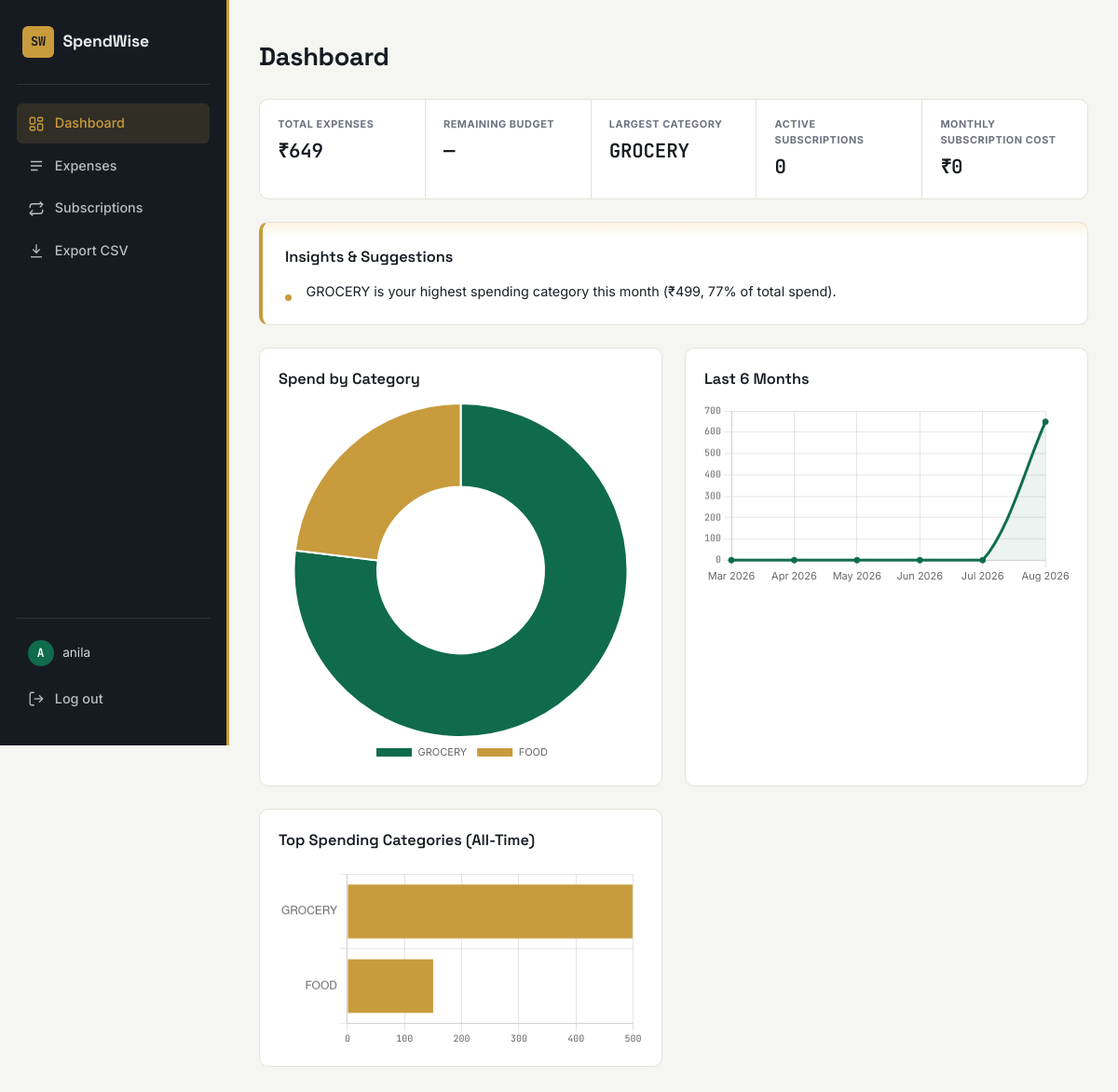
Screenshot of / (signed in) with the database file from the repository.
### app/models.py (models this page shows, shortened)
class User(UserMixin, db.Model):
    id = db.Column(db.Integer, primary_key=True)
    name = db.Column(db.String(100), nullable=False)
    email = db.Column(db.String(150), unique=True, nullable=False)
    password_hash = db.Column(db.String(256), nullable=False)
    categories = db.relationship("Category", backref="user", lazy=True, cascade="all, delete-orphan")
    expenses = db.relationship("Expense", backref="user", lazy=True, cascade="all, delete-orphan")

class Category(db.Model):
    id = db.Column(db.Integer, primary_key=True)
    name = db.Column(db.String(100), nullable=False)
    monthly_budget = db.Column(db.Float, nullable=True)
    user_id = db.Column(db.Integer, db.ForeignKey("user.id"), nullable=False)
    expenses = db.relationship("Expense", backref="category", lazy=True)

### app/routes/dashboard.py (the view, shortened to what this page needs)
@dashboard_bp.route("/")
@login_required
def index():
    today = date.today()
    month_expenses = Expense.query.filter(
        Expense.user_id == current_user.id,
        extract("month", Expense.date) == today.month,
        extract("year", Expense.date) == today.year,
    ).all()
    total_this_month = sum(e.amount for e in month_expenses)
    categories = Category.query.filter_by(user_id=current_user.id).all()
    category_totals = []
    budget_alerts = []
    total_budget = sum(c.monthly_budget for c in categories if c.monthly_budget)
    for cat in categories:
        cat_total = sum(e.amount for e in month_expenses if e.category_id == cat.id)
        if cat_total > 0:
            category_totals.append({"name": cat.name, "total": cat_total})
    trend = []
    for i in range(5, -1, -1):
        m = today.month - i
        y = today.year
        while m <= 0:
            m += 12
            y -= 1
        month_total = sum(
            e.amount
            for e in Expense.query.filter(
                Expense.user_id == current_user.id,
                extract("month", Expense.date) == m,
                extract("year", Expense.date) == y,
            ).all()
        )
        trend.append({"label": f"{month_name[m][:3]} {y}", "total": month_total})
    budget_vs_spend = []
    for cat in categories:
        if cat.monthly_budget:
            cat_total = sum(e.amount for e in month_expenses if e.category_id == cat.id)
            budget_vs_spend.append({"name": cat.name, "spent": cat_total, "budget": cat.monthly_budget})
    all_expenses = Expense.query.filter_by(user_id=current_user.id).all()
    all_time_cat_totals = {}
    for e in all_expenses:
        all_time_cat_totals[e.category_id] = all_time_cat_totals.get(e.category_id, 0) + e.amount
    top_categories = sorted(
        [{"name": c.name, "total": all_time_cat_totals.get(c.id, 0)} for c in categories],
        key=lambda x: x["total"], reverse=True
    )[:5]
    top_categories = [c for c in top_categories if c["total"] > 0]
    recurring = [e for e in all_expenses if e.is_recurring]
    monthly_subscription_cost = sum(_recurring_monthly_equivalent(e) for e in recurring)
    largest_category = max(category_totals, key=lambda c: c["total"])["name"] if category_totals else "—"
    remaining_budget = (total_budget - total_this_month) if total_budget else None
    summary = {
        "total_expenses": total_this_month,
        "total_budget": total_budget,
        "remaining_budget": remaining_budget,
        "largest_category": largest_category,
        "active_subscriptions": len(recurring),
        "monthly_subscription_cost": monthly_subscription_cost,
    }
    insights = generate_insights(current_user.id)
    return render_template(
        "dashboard.html",
        summary=summary,
        category_totals=category_totals,
        budget_alerts=budget_alerts,
        trend=trend,
        budget_vs_spend=budget_vs_spend,
        top_categories=top_categories,
        insights=insights,
    )

### app/__init__.py (called while the page is built)
def create_app():
    app = Flask(__name__)
    app.config.from_object(Config)
    db.init_app(app)
    login_manager.init_app(app)
    login_manager.login_view = "auth.login"
    from app.models import User
    @login_manager.user_loader
    def load_user(user_id):
        return User.query.get(int(user_id))
    from app.routes.auth import auth_bp
    from app.routes.expenses import expenses_bp
    from app.routes.dashboard import dashboard_bp
    app.register_blueprint(auth_bp)
    app.register_blueprint(expenses_bp)
    app.register_blueprint(dashboard_bp)
    with app.app_context():
        db.create_all()
    return app

### app/insights.py (called while the page is built)
def _month_total(user_id, month, year):
    expenses = Expense.query.filter(
        Expense.user_id == user_id,
        extract("month", Expense.date) == month,
        extract("year", Expense.date) == year,
    ).all()
    return sum(e.amount for e in expenses), expenses

def _prev_month(month, year):
    if month == 1:
        return 12, year - 1
    return month - 1, year

### app/templates/dashboard.html (shortened to what this page needs)
{% extends "base.html" %}
{% block content %}
<h1>Dashboard</h1>
<div class="summary-grid">
    <div class="summary-item">
        <span class="summary-label">Total Expenses</span>
        <span class="summary-value">₹{{ "%.0f"|format(summary.total_expenses) }}</span>
    </div>
    <div class="summary-item">
        <span class="summary-label">Remaining Budget</span>
        <span class="summary-value">
            {% if summary.remaining_budget is not none %}
                ₹{{ "%.0f"|format(summary.remaining_budget) }}
            {% else %}—{% endif %}
        </span>
    </div>
    <div class="summary-item">
        <span class="summary-label">Largest Category</span>
        <span class="summary-value">{{ summary.largest_category }}</span>
    </div>
    <div class="summary-item">
        <span class="summary-label">Active Subscriptions</span>
        <span class="summary-value">{{ summary.active_subscriptions }}</span>
    </div>
    <div class="summary-item">
        <span class="summary-label">Monthly Subscription Cost</span>
        <span class="summary-value">₹{{ "%.0f"|format(summary.monthly_subscription_cost) }}</span>
    </div>
</div>
<div class="card insights-card">
    <h3>Insights &amp; Suggestions</h3>
    <ul class="insights-list">
        {% for insight in insights %}
        <li class="insight-{{ insight.type }}">{{ insight.text }}</li>
        {% endfor %}
    </ul>
</div>
<div class="chart-grid">
    <div class="chart-box">
        <h3>Spend by Category</h3>
        <canvas id="categoryChart"></canvas>
    </div>
    <div class="chart-box">
        <h3>Last 6 Months</h3>
        <canvas id="trendChart"></canvas>
    </div>
    {% if top_categories %}
    <div class="chart-box">
        <h3>Top Spending Categories (All-Time)</h3>
        <canvas id="topCatChart"></canvas>
    </div>
    {% endif %}
</div>
<script>
const LEDGER_COLORS = ['#0F6B4C','#C89B3C','#B23A2F','#5B7A8C','#8A6A1F','#4A8C6F','#94A3AD','#2F4858'];
new Chart(document.getElementById('categoryChart'), {
    type: 'doughnut',
    data: {
        labels: {{ category_totals|map(attribute='name')|list|tojson }},
        datasets: [{
            data: {{ category_totals|map(attribute='total')|list|tojson }},
            backgroundColor: LEDGER_COLORS,
            borderWidth: 2,
            borderColor: '#FFFFFF'
        }]
    },
    options: {
        plugins: { legend: { position: 'bottom', labels: { font: { family: 'Inter', size: 11 } } } }
    }
});
new Chart(document.getElementById('trendChart'), {
    type: 'line',
    data: {
        labels: {{ trend|map(attribute='label')|list|tojson }},
        datasets: [{
            label: 'Spend',
            data: {{ trend|map(attribute='total')|list|tojson }},
            borderColor: '#0F6B4C',
            backgroundColor: 'rgba(15,107,76,0.08)',
            fill: true,
            tension: 0.3,
            pointBackgroundColor: '#0F6B4C'
        }]
    },
    options: {
        plugins: { legend: { display: false } },
        scales: { y: { ticks: { font: { family: 'JetBrains Mono', size: 10 } } }, x: { ticks: { font: { family: 'Inter', size: 11 } } } }
    }
});
{% if top_categories %}
new Chart(document.getElementById('topCatChart'), {
    type: 'bar',
    data: {
        labels: {{ top_categories|map(attribute='name')|list|tojson }},
        datasets: [{
            label: 'All-Time Spend',
            data: {{ top_categories|map(attribute='total')|list|tojson }},
            backgroundColor: '#C89B3C'
        }]
    },
    options: {
        indexAxis: 'y',
        plugins: { legend: { display: false } },
        scales: { x: { ticks: { font: { family: 'JetBrains Mono', size: 10 } } } }
    }
});
{% endif %}
</script>
{% endblock %}

### app/templates/base.html (shortened to what this page needs)
<!DOCTYPE html>
<html lang="en">
<head>
    <link rel="stylesheet" href="{{ url_for('static', filename='css/style.css') }}">
</head>
<body class="{{ 'has-sidebar' if current_user.is_authenticated else '' }}">
    {% if current_user.is_authenticated %}
    <aside class="sidebar">
        <div class="sidebar-brand">
            <span class="brand-mark">SW</span>
            <span class="brand-name">SpendWise</span>
        </div>
        <nav class="sidebar-nav">
            <a href="{{ url_for('dashboard.index') }}" class="nav-item {{ 'active' if request.endpoint == 'dashboard.index' }}">
                <svg viewBox="0 0 24 24" fill="none" stroke="currentColor" stroke-width="1.75"><rect x="3" y="3" width="7" height="9" rx="1.5"/><rect x="14" y="3" width="7" height="5" rx="1.5"/><rect x="14" y="12" width="7" height="9" rx="1.5"/><rect x="3" y="16" width="7" height="5" rx="1.5"/></svg>
                <span>Dashboard</span>
            </a>
            <a href="{{ url_for('expenses.list_expenses') }}" class="nav-item {{ 'active' if request.endpoint == 'expenses.list_expenses' }}">
                <svg viewBox="0 0 24 24" fill="none" stroke="currentColor" stroke-width="1.75"><path d="M4 6h16M4 12h16M4 18h10"/></svg>
                <span>Expenses</span>
            </a>
            <a href="{{ url_for('dashboard.subscriptions') }}" class="nav-item {{ 'active' if request.endpoint == 'dashboard.subscriptions' }}">
                <svg viewBox="0 0 24 24" fill="none" stroke="currentColor" stroke-width="1.75"><path d="M17 2l4 4-4 4"/><path d="M3 11V9a4 4 0 0 1 4-4h14"/><path d="M7 22l-4-4 4-4"/><path d="M21 13v2a4 4 0 0 1-4 4H3"/></svg>
                <span>Subscriptions</span>
            </a>
            <a href="{{ url_for('dashboard.export_csv') }}" class="nav-item">
                <svg viewBox="0 0 24 24" fill="none" stroke="currentColor" stroke-width="1.75"><path d="M12 3v12"/><path d="M7 10l5 5 5-5"/><path d="M4 21h16"/></svg>
                <span>Export CSV</span>
            </a>
        </nav>
        <div class="sidebar-footer">
            <div class="user-chip">
                <span class="user-avatar">{{ current_user.name[0]|upper }}</span>
                <span class="user-name">{{ current_user.name }}</span>
            </div>
            <a href="{{ url_for('auth.logout') }}" class="nav-item logout">
                <svg viewBox="0 0 24 24" fill="none" stroke="currentColor" stroke-width="1.75"><path d="M9 21H5a2 2 0 0 1-2-2V5a2 2 0 0 1 2-2h4"/><path d="M16 17l5-5-5-5"/><path d="M21 12H9"/></svg>
                <span>Log out</span>
            </a>
        </div>
    </aside>
    {% endif %}
    <main class="main-area">
        <div class="container">
            {% block content %}{% endblock %}
        </div>
    </main>
</body>
</html>

### rows the page displays
User: name "A", name "anila"
Category: largest_category "GROCERY"

### other values shown
{{ "%.0f"|format(summary.total_expenses) }} "649"
{{ summary.active_subscriptions }} "0"
{{ "%.0f"|format(summary.monthly_subscription_cost) }} "0"
{{ insight.text }} "GROCERY is your highest spending category this month (₹499, 77% of total spend)."
chart data {{ category_totals|map(attribute='name')|list|tojson }} ["GROCERY", "FOOD"]
chart data {{ category_totals|map(attribute='total')|list|tojson }} [499.0, 150.0]
chart data {{ trend|map(attribute='total')|list|tojson }} [0, 0, 0, 0, 0, 649.0]
